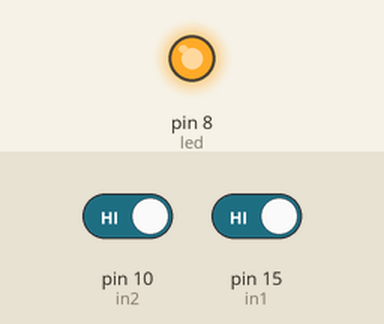
Simulated run of this sketch. Board: Arduino Uno, built with avr-gcc and run on an emulated ATmega328P. Shown: output pins drawn as LEDs (lit = HIGH). Dashed ring = blinking. The inputs (shaded band) are chosen by the test bench; at power-on: pin 10 (in2) HIGH, pin 15 (in1) HIGH.

Above: at 2.8 s.
2.9 s: pin 10 (in2) driven LOW
At 3.3 s:
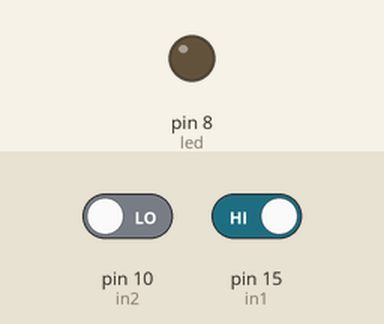
5.4 s: pin 15 (in1) driven LOW
At 5.65 s:
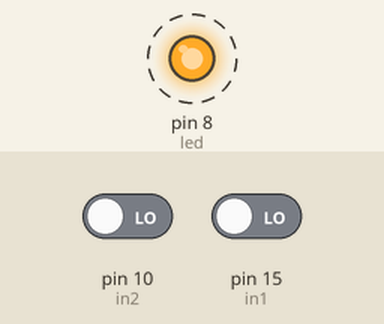
8.9 s: pin 15 (in1) driven HIGH
At 10.3 s:
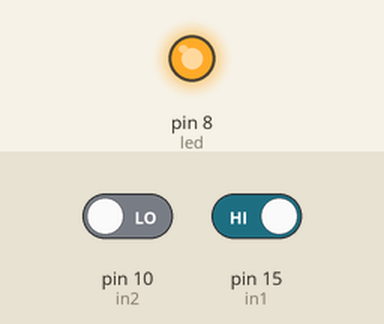
11.4 s: pin 10 (in2) driven HIGH
At 14.2 s:
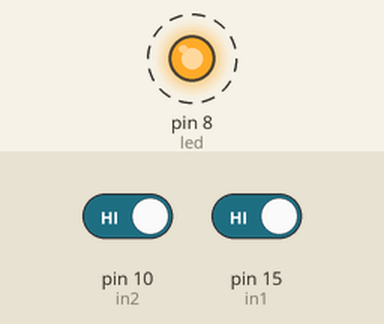
Timing chart, 0 to 18.0 s (numbered marks = the images above; inputs shaded):
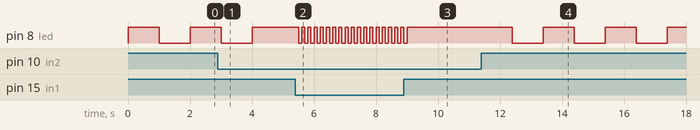

Measured:
- after the input at 2.9 s, pin 8 (led): goes on until 4.0 s, then stays HIGH
- after the input at 5.4 s, pin 8 (led): alternates HIGH for 0.10 s and LOW for 0.10 s, starting after 0.10 s
- after the input at 8.9 s, pin 8 (led): goes on until 9.0 s, then stays HIGH
- after the input at 11.4 s, pin 8 (led): alternates HIGH for 1.0 s and LOW for 1.0 s, starting after 1.0 s

The sketch:

2.ino
```cpp
int in1 = 15;
int in2 = 10;
int led = 8;
int tmp1 = digitalRead(in1);
int tmp2 = digitalRead(in2);
void setup() {
  // put your setup code here, to run once:
  pinMode(led, OUTPUT);
  pinMode(in1, INPUT);
  pinMode(in2, INPUT);
}

void loop() {
  // put your main code here, to run repeatedly:
  int tmp1 = digitalRead(in1);
  int tmp2 = digitalRead(in2);
  if ((tmp1 == LOW) && (tmp2 == LOW))
  {
    digitalWrite(led, HIGH);
    delay(100);
    digitalWrite(led, LOW);
    delay(100);
  }
  if ((tmp1 == LOW) && (tmp2 == HIGH))
  {
    digitalWrite(led, LOW);
  }
  if ((tmp1 == HIGH) && (tmp2 == LOW))
  {
    digitalWrite(led, HIGH);
  }
  if ((tmp1 == HIGH) && (tmp2 == HIGH))
  {
    digitalWrite(led, HIGH);
    delay(1000);
    digitalWrite(led, LOW);
    delay(1000);
  }
}
```
